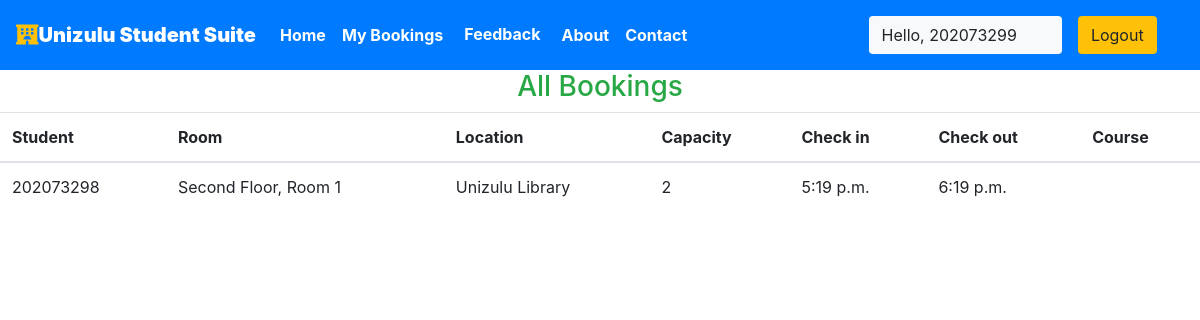
Screenshot of /staff/allbookings (signed in) with the database file from the repository.
### students/models.py (models this page shows, shortened)
class Reservation(models.Model):
    check_in = models.TimeField(auto_now =False)
    check_out = models.TimeField()
    room = models.ForeignKey(Rooms, on_delete = models.CASCADE)
    guest = models.ForeignKey(User, on_delete= models.CASCADE)
    booking_id = models.CharField(max_length=100,default="null")

class Rooms(models.Model):
    ROOM_STATUS = (
    ("1", "available"),
    ("2", "not available"),
    )
    ROOM_TYPE = (
    ("1", "Individual Cubicle"),
    ("2", "Group Cubicle"),
    )
    room_type = models.CharField(max_length=50,choices = ROOM_TYPE)
    capacity = models.IntegerField()
    Course = models.CharField(max_length=100, default="Introductory Computing")
    size = models.IntegerField()
    hotel = models.ForeignKey(Cubicle, on_delete = models.CASCADE)
    status = models.CharField(choices =ROOM_STATUS,max_length = 15)
    roomnumber = models.CharField(max_length=30)

class Cubicle(models.Model):
    name = models.CharField(max_length=30,default="Unizulu Library")
    floor = models.CharField(max_length=20)
    location = models.CharField(max_length=50)
    province = models.CharField(max_length=50,default="Kwazul-Natal")
    country = models.CharField(max_length=50,default="South Africa")

### students/views.py (the view)
# urls.py: path('staff/allbookings', views.all_bookings, name="allbookigs"),
@login_required(login_url='/staff')
def all_bookings(request):
    bookings = Reservation.objects.all()
    if not bookings:
        messages.warning(request, "No Bookings Found")
    return HttpResponse(render(request, 'staff/allbookings.html', {'bookings': bookings}))

### students/templates/staff/allbookings.html (shortened to what this page needs)
{% extends 'basic.html' %}
{% block body %}
<h3 class="text-center  text-success">All Bookings </h3>
<table class="table">
    <thead>
        <th>Student</th>
        <th>Room</th>
        <th>Location</th>
        <th>Capacity</th>
        <th>Check in</th>
        <th>Check out</th>
        <th>Course</th>
    </thead>
    {% for each_booking in bookings %}
    <tr>
        <td>{{each_booking.guest.username}}</td>
        <td>{{each_booking.room.roomnumber}}</td>
        <td>{{each_booking.room.hotel.location}}</td>
        <td>{{each_booking.room.capacity}}</td>
        <td>{{each_booking.check_in}}</td>
        <td>{{each_booking.check_out}}</td>
        <td>{{each_booking.room.course}}</td>
    </tr>
    {% endfor %}
</table>
{% endblock body %}

### students/templates/basic.html (shortened to what this page needs)
{% load static %}
<!DOCTYPE html>
<!DOCTYPE html>
<html lang="en">
<head>
    <link rel="stylesheet" href="https://use.fontawesome.com/releases/v5.7.0/css/all.css">
    <link rel="stylesheet" href="{% static 'bootstrap\bootstrap.css' %}">
    <link rel="stylesheet" href="https://maxcdn.bootstrapcdn.com/bootstrap/4.5.0/css/bootstrap.min.css" >
    <link href="https://fonts.cdnfonts.com/css/columns" type="text/css" rel="stylesheet">
    <link hre="https://cdnjs.cloudflare.com/ajax/libs/font-awesome/6.4.2/css/all.min.css" type="text/css" rel="stylesheet" >
</head>
<body >
    <div class="container-fluid px-0">
        <nav class="navbar navbar-expand-lg navbar-dark bg-primary font-weight-bold">
            <a class="navbar-brand text-bold bg-black " href="/"><i class="fas fa-hotel text-warning"></i><b>Unizulu Student Suite</b></a>
            <div class="collapse navbar-collapse " id="navbarSupportedContent">
                <ul class="navbar-nav mr-auto ">
                    <li class="nav-item active">
                        <a class="nav-link text-bold " href="/home"> Home</a>
                    </li>
                    {% if user.is_staff %}
                    <li class="nav-item active">
                        <a class="nav-link text-bold" href="/staff/panel">Dashboard </a>
                    </li>
                    {% elif user.is_staff == False and user.is_authenticated %}
                    <li class="nav-item active">
                            <a class="nav-link text-bold" href="/user/bookings">My Bookings </a>
                    </li>
                    {% endif %}
                    {% if user.is_staff == False and user.is_authenticated %}
                    <li class="nav-item active">
                        <a href="{% url 'feedback_form' %}" class="btn" style="color:white; font-weight: bold; ">Feedback</a>
                    </li>
                    {% endif %}
                    <li class="nav-item active">
                        <a class="nav-link text-bold" href="/about">About</a>
                    </li>
                    <li class="nav-item active">
                        <a class="nav-link text-bold" href="/contact">Contact </a>
                    </li>
                </ul>
                {% if user.is_authenticated %}
                      <button class="btn btn-group bg-light" data-toggle="modal" data-target="#forlogin">
                       Hello, {{request.user}}
                       <a href="/logout" class="nav-link">
                    <button class="btn btn-group bg-warning" data-toggle="modal" data-target="#forlogin">
                        Logout
                    </button></a>&nbsp; &nbsp;
                    </button>
                {% endif %}
            </div>
        </nav>
    </div>
    {% block body %}
    {% endblock body %}
</body>
</html>

### students/templates/basic.html (style rules this page uses)
a { text-decoration: none; }

### rows the page displays
Reservation: guest.username "202073298", room.roomnumber "Second Floor, Room 1", room.hotel.location "Unizulu Library", room.capacity "2", check_in "5:19 p.m.", check_out "6:19 p.m."

### other values shown
{{ request.user }} "202073299"
